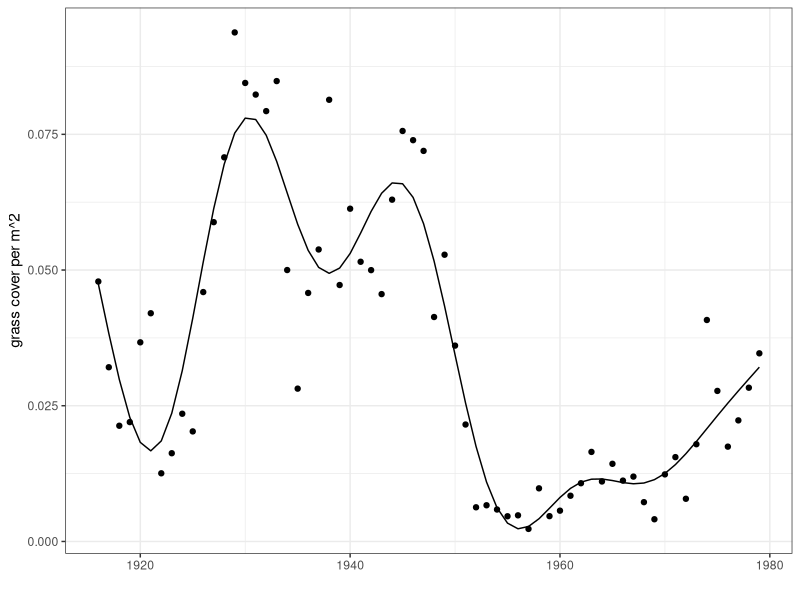

Write the R code that produced this figure. (Note: this script raises an error after producing the figure.)
#' look at smoothed grass timeseries
#' EMC 9/8/21

library(dplyr)
library(ggplot2)


# read in data
grass = read.csv('data/grass_median_yearly.csv') %>% rename(grass = median_grass)

# restrict to historical section of timeseries
grass_hist = dplyr::filter(grass, project_year<1995)


# =============================
# smooth with a GAM

library(mgcv)
y = grass_hist$grass
xt = grass_hist$project_year
time <- 1:length(y)

# setting k = -1 (knots) turns on generalized cross-validation which automatically balances simplicity and explanatory power
m1 <- gam(y ~ s(xt, k=-1))

modeloutput = data.frame(fitted_grass = fitted(m1), project_year = xt)

grassgam = ggplot(grass_hist, aes(x=project_year, y=grass)) +
  geom_point() +
  xlab('') +
  ylab('grass cover per m^2') +
  geom_line(data=modeloutput, aes(y=fitted_grass)) +
  theme_bw()
grassgam

#ggsave('Figures/grass_smoothed_gam.png', plot=grassgam, width=4, height=3)

smoothedgrass = merge(modeloutput, grass) %>% rename(smoothed_grass = fitted_grass)
write.csv(smoothedgrass,'data/smoothed_grass_gam.csv', row.names = F)

# ===================================================================
# plot pdo
pdoindex = read.csv('data/climate_variables.csv') %>%
  dplyr::select(year=water_yr, pdo)
#pdoindex$pdo_norm = normalize(pdoindex$pdo)

# smooth pdo with a gam
y1 = pdoindex$pdo
xt1 = pdoindex$year
time1 <- 1:length(y1)

# setting k = -1 (knots) turns on generalized cross-validation which automatically balances simplicity and explanatory power
m_pdo <- gam(y1 ~ s(xt1, k=-1))

modeloutput_pdo = data.frame(fitted_pdo = fitted(m_pdo), year = xt1)

pdogam = ggplot(pdoindex, aes(x=year, y=pdo)) +
  geom_point() +
  xlab('') +
  ylab('PDO index') +
  geom_line(data=modeloutput_pdo, aes(y=fitted_pdo)) +
  theme_bw()
pdogam

smoothedpdo = merge(modeloutput_pdo, pdoindex) %>% rename(smoothed_pdo = fitted_pdo)
write.csv(smoothedpdo,'data/smoothed_pdo_gam.csv', row.names=F)

# ==================================================================
# plot both together -- WIP! Have to figure out the dual axis thing, and how to make them line up without normalizing
coeff <- 20
ggplot() +
  geom_line(data=modeloutput_pdo, aes(x=year, y=fitted_pdo, color='PDO')) +
  geom_line(data=modeloutput, aes(x=project_year, y=fitted_grass*coeff-0.5, color='Grass')) +
  scale_y_continuous(
    name='First Axis',
    sec.axis = sec_axis(~./coeff, name='Second Axis')
  )



